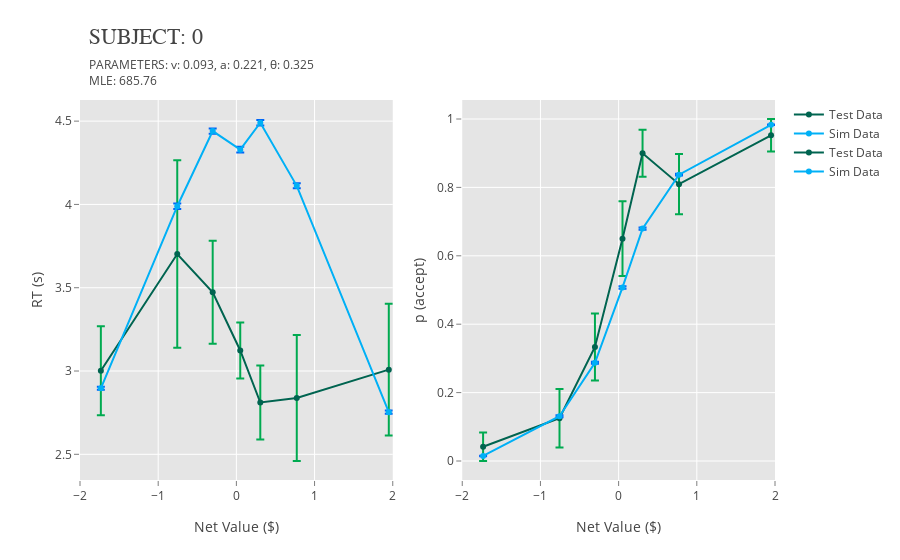
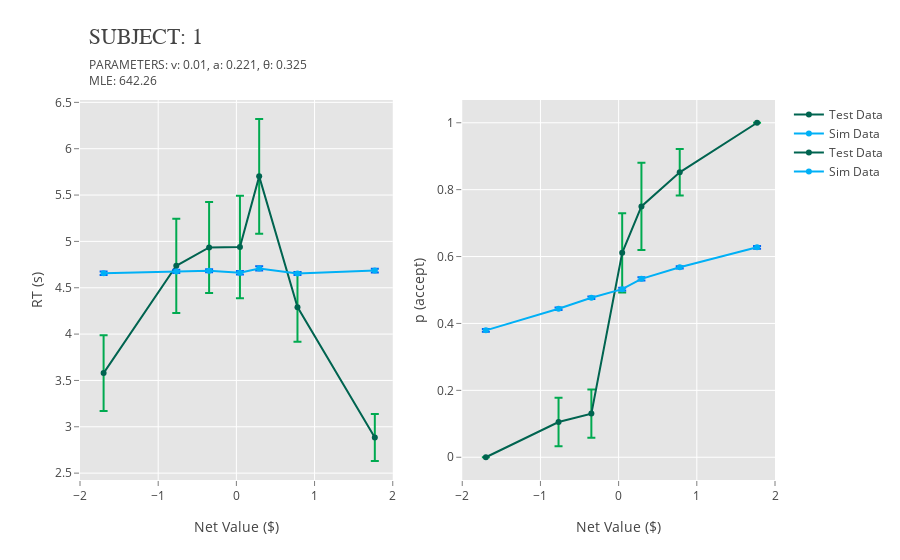
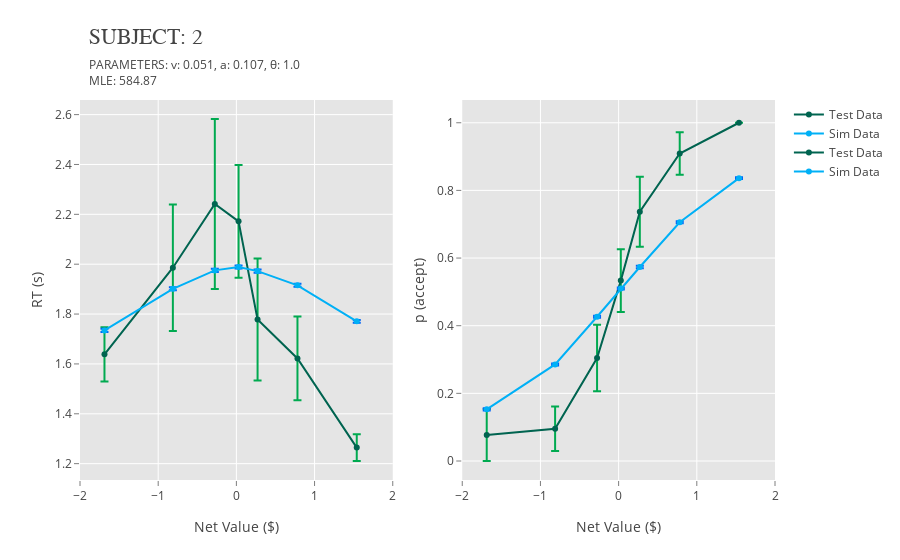
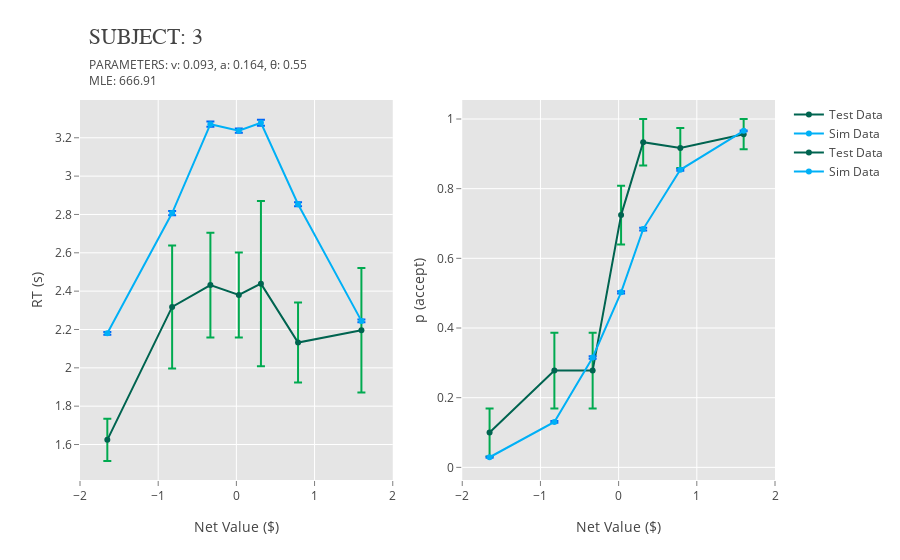

Notebook code for these charts, in order:
### Markdown cell above
# Plot All Individuals

### Code cell
for i in range(23):
    mplot.plotly_combined(i, subject_data, test_expdata, subj_params_df)

### Figure 1 — Plotly figure (JSON) as saved in the notebook; plotly's stock layout.template omitted (floating-point values rounded to 4 significant figures)
{"data": [{"error_y": {"array": [0.2669, 0.5626, 0.3093, 0.1677, 0.2225, 0.3784, 0.3959], "color": "rgb(0,170,80)", "type": "data", "visible": true}, "line": {"color": "rgb(0,100,80)"}, "mode": "lines+markers", "name": "Test Data", "type": "scatter", "x": [-1.733, -0.7562, -0.3029, 0.0495, 0.306, 0.7724, 1.95], "y": [3.002, 3.702, 3.472, 3.123, 2.811, 2.838, 3.008]}, {"error_y": {"array": [0.009055, 0.0168, 0.0155, 0.01685, 0.01693, 0.015, 0.009564], "color": "rgb(0,100,246)", "type": "data", "visible": true}, "line": {"color": "rgb(0,176,246)"}, "mode": "lines+markers", "name": "Sim Data", "type": "scatter", "x": [-1.733, -0.7562, -0.3029, 0.0495, 0.306, 0.7724, 1.95], "y": [2.896, 3.989, 4.44, 4.329, 4.49, 4.112, 2.753]}, {"error_y": {"array": [0.04167, 0.08539, 0.09829, 0.1094, 0.06882, 0.08781, 0.04762], "color": "rgb(0,170,80)", "type": "data", "visible": true}, "line": {"color": "rgb(0,100,80)"}, "mode": "lines+markers", "name": "Test Data", "type": "scatter", "x": [-1.733, -0.7562, -0.3029, 0.0495, 0.306, 0.7724, 1.95], "xaxis": "x2", "y": [0.04167, 0.125, 0.3333, 0.65, 0.9, 0.8095, 0.9524], "yaxis": "y2"}, {"error_y": {"array": [0.0007777, 0.002709, 0.003045, 0.003674, 0.003436, 0.002598, 0.0008895], "color": "rgb(0,100,246)", "type": "data", "visible": true}, "line": {"color": "rgb(0,176,246)"}, "mode": "lines+markers", "name": "Sim Data", "type": "scatter", "x": [-1.733, -0.7562, -0.3029, 0.0495, 0.306, 0.7724, 1.95], "xaxis": "x2", "y": [0.0147, 0.1308, 0.2873, 0.5075, 0.6795, 0.8371, 0.9831], "yaxis": "y2"}], "layout": {"annotations": [{"showarrow": false, "text": "PARAMETERS: v: 0.093, a: 0.221, θ: 0.325", "x": 0.01, "xref": "paper", "y": 1.12, "yref": "paper"}, {"showarrow": false, "text": "MLE: 685.76", "x": 0.01, "xref": "paper", "y": 1.08, "yref": "paper"}, {"font": {"family": "Arial, sans-serif", "size": 22}, "showarrow": false, "text": "SUBJECT: 0", "x": 0.01, "xref": "paper", "y": 1.2, "yref": "paper"}], "paper_bgcolor": "rgb(255,255,255)", "plot_bgcolor": "rgb(229,229,229)", "xaxis": {"domain": [0, 0.45], "gridcolor": "rgb(255,255,255)", "range": [-2, 2], "showgrid": true, "showline": false, "showticklabels": true, "tickcolor": "rgb(127,127,127)", "ticks": "outside", "title": "Net Value ($)", "zeroline": false}, "xaxis2": {"domain": [0.55, 1], "gridcolor": "rgb(255,255,255)", "range": [-2, 2], "showgrid": true, "showline": false, "showticklabels": true, "tickcolor": "rgb(127,127,127)", "ticks": "outside", "title": "Net Value ($)", "zeroline": false}, "yaxis1": {"anchor": "x1", "gridcolor": "rgb(255,255,255)", "range": [0], "showgrid": true, "showline": false, "showticklabels": true, "tickcolor": "rgb(127,127,127)", "ticks": "outside", "title": "RT (s)", "zeroline": false}, "yaxis2": {"anchor": "x2", "gridcolor": "rgb(255,255,255)", "range": [0], "showgrid": true, "showline": false, "showticklabels": true, "tickcolor": "rgb(127,127,127)", "ticks": "outside", "title": "p (accept)", "zeroline": false}}}

### Figure 2 — Plotly figure (JSON) as saved in the notebook; plotly's stock layout.template omitted (floating-point values rounded to 4 significant figures)
{"data": [{"error_y": {"array": [0.4081, 0.5085, 0.4915, 0.5531, 0.619, 0.3733, 0.2537], "color": "rgb(0,170,80)", "type": "data", "visible": true}, "line": {"color": "rgb(0,100,80)"}, "mode": "lines+markers", "name": "Test Data", "type": "scatter", "x": [-1.698, -0.7684, -0.3487, 0.04556, 0.2917, 0.7815, 1.771], "y": [3.579, 4.737, 4.934, 4.939, 5.702, 4.291, 2.885]}, {"error_y": {"array": [0.01961, 0.01807, 0.01636, 0.0185, 0.0228, 0.01505, 0.02026], "color": "rgb(0,100,246)", "type": "data", "visible": true}, "line": {"color": "rgb(0,176,246)"}, "mode": "lines+markers", "name": "Sim Data", "type": "scatter", "x": [-1.698, -0.7684, -0.3487, 0.04556, 0.2917, 0.7815, 1.771], "y": [4.656, 4.676, 4.684, 4.662, 4.709, 4.654, 4.685]}, {"error_y": {"array": [0, 0.07234, 0.0718, 0.1182, 0.1306, 0.06967, 0], "color": "rgb(0,170,80)", "type": "data", "visible": true}, "line": {"color": "rgb(0,100,80)"}, "mode": "lines+markers", "name": "Test Data", "type": "scatter", "x": [-1.698, -0.7684, -0.3487, 0.04556, 0.2917, 0.7815, 1.771], "xaxis": "x2", "y": [0, 0.1053, 0.1304, 0.6111, 0.75, 0.8519, 1], "yaxis": "y2"}, {"error_y": {"array": [0.004039, 0.003803, 0.003478, 0.003939, 0.00482, 0.00319, 0.004158], "color": "rgb(0,100,246)", "type": "data", "visible": true}, "line": {"color": "rgb(0,176,246)"}, "mode": "lines+markers", "name": "Sim Data", "type": "scatter", "x": [-1.698, -0.7684, -0.3487, 0.04556, 0.2917, 0.7815, 1.771], "xaxis": "x2", "y": [0.3794, 0.4442, 0.4769, 0.5025, 0.5334, 0.5678, 0.6277], "yaxis": "y2"}], "layout": {"annotations": [{"showarrow": false, "text": "PARAMETERS: v: 0.01, a: 0.221, θ: 0.325", "x": 0.01, "xref": "paper", "y": 1.12, "yref": "paper"}, {"showarrow": false, "text": "MLE: 642.26", "x": 0.01, "xref": "paper", "y": 1.08, "yref": "paper"}, {"font": {"family": "Arial, sans-serif", "size": 22}, "showarrow": false, "text": "SUBJECT: 1", "x": 0.01, "xref": "paper", "y": 1.2, "yref": "paper"}], "paper_bgcolor": "rgb(255,255,255)", "plot_bgcolor": "rgb(229,229,229)", "xaxis": {"domain": [0, 0.45], "gridcolor": "rgb(255,255,255)", "range": [-2, 2], "showgrid": true, "showline": false, "showticklabels": true, "tickcolor": "rgb(127,127,127)", "ticks": "outside", "title": "Net Value ($)", "zeroline": false}, "xaxis2": {"domain": [0.55, 1], "gridcolor": "rgb(255,255,255)", "range": [-2, 2], "showgrid": true, "showline": false, "showticklabels": true, "tickcolor": "rgb(127,127,127)", "ticks": "outside", "title": "Net Value ($)", "zeroline": false}, "yaxis1": {"anchor": "x1", "gridcolor": "rgb(255,255,255)", "range": [0], "showgrid": true, "showline": false, "showticklabels": true, "tickcolor": "rgb(127,127,127)", "ticks": "outside", "title": "RT (s)", "zeroline": false}, "yaxis2": {"anchor": "x2", "gridcolor": "rgb(255,255,255)", "range": [0], "showgrid": true, "showline": false, "showticklabels": true, "tickcolor": "rgb(127,127,127)", "ticks": "outside", "title": "p (accept)", "zeroline": false}}}

### Figure 3 — Plotly figure (JSON) as saved in the notebook; plotly's stock layout.template omitted (floating-point values rounded to 4 significant figures)
{"data": [{"error_y": {"array": [0.1088, 0.254, 0.3409, 0.2261, 0.2448, 0.1677, 0.05382], "color": "rgb(0,170,80)", "type": "data", "visible": true}, "line": {"color": "rgb(0,100,80)"}, "mode": "lines+markers", "name": "Test Data", "type": "scatter", "x": [-1.687, -0.8124, -0.2757, 0.028, 0.2711, 0.7814, 1.54], "y": [1.639, 1.986, 2.241, 2.172, 1.778, 1.622, 1.264]}, {"error_y": {"array": [0.006521, 0.006079, 0.006229, 0.005596, 0.006838, 0.006088, 0.005296], "color": "rgb(0,100,246)", "type": "data", "visible": true}, "line": {"color": "rgb(0,176,246)"}, "mode": "lines+markers", "name": "Sim Data", "type": "scatter", "x": [-1.687, -0.8124, -0.2757, 0.028, 0.2711, 0.7814, 1.54], "y": [1.734, 1.901, 1.975, 1.989, 1.972, 1.915, 1.771]}, {"error_y": {"array": [0.07692, 0.06564, 0.0981, 0.09264, 0.1038, 0.06273, 0], "color": "rgb(0,170,80)", "type": "data", "visible": true}, "line": {"color": "rgb(0,100,80)"}, "mode": "lines+markers", "name": "Test Data", "type": "scatter", "x": [-1.687, -0.8124, -0.2757, 0.028, 0.2711, 0.7814, 1.54], "xaxis": "x2", "y": [0.07692, 0.09524, 0.3043, 0.5333, 0.7368, 0.9091, 1], "yaxis": "y2"}, {"error_y": {"array": [0.003154, 0.003117, 0.003261, 0.002886, 0.003588, 0.003072, 0.002554], "color": "rgb(0,100,246)", "type": "data", "visible": true}, "line": {"color": "rgb(0,176,246)"}, "mode": "lines+markers", "name": "Sim Data", "type": "scatter", "x": [-1.687, -0.8124, -0.2757, 0.028, 0.2711, 0.7814, 1.54], "xaxis": "x2", "y": [0.1526, 0.2855, 0.4265, 0.51, 0.5736, 0.706, 0.8361], "yaxis": "y2"}], "layout": {"annotations": [{"showarrow": false, "text": "PARAMETERS: v: 0.051, a: 0.107, θ: 1.0", "x": 0.01, "xref": "paper", "y": 1.12, "yref": "paper"}, {"showarrow": false, "text": "MLE: 584.87", "x": 0.01, "xref": "paper", "y": 1.08, "yref": "paper"}, {"font": {"family": "Arial, sans-serif", "size": 22}, "showarrow": false, "text": "SUBJECT: 2", "x": 0.01, "xref": "paper", "y": 1.2, "yref": "paper"}], "paper_bgcolor": "rgb(255,255,255)", "plot_bgcolor": "rgb(229,229,229)", "xaxis": {"domain": [0, 0.45], "gridcolor": "rgb(255,255,255)", "range": [-2, 2], "showgrid": true, "showline": false, "showticklabels": true, "tickcolor": "rgb(127,127,127)", "ticks": "outside", "title": "Net Value ($)", "zeroline": false}, "xaxis2": {"domain": [0.55, 1], "gridcolor": "rgb(255,255,255)", "range": [-2, 2], "showgrid": true, "showline": false, "showticklabels": true, "tickcolor": "rgb(127,127,127)", "ticks": "outside", "title": "Net Value ($)", "zeroline": false}, "yaxis1": {"anchor": "x1", "gridcolor": "rgb(255,255,255)", "range": [0], "showgrid": true, "showline": false, "showticklabels": true, "tickcolor": "rgb(127,127,127)", "ticks": "outside", "title": "RT (s)", "zeroline": false}, "yaxis2": {"anchor": "x2", "gridcolor": "rgb(255,255,255)", "range": [0], "showgrid": true, "showline": false, "showticklabels": true, "tickcolor": "rgb(127,127,127)", "ticks": "outside", "title": "p (accept)", "zeroline": false}}}

### Figure 4 — Plotly figure (JSON) as saved in the notebook; plotly's stock layout.template omitted (floating-point values rounded to 4 significant figures)
{"data": [{"error_y": {"array": [0.1103, 0.3208, 0.2733, 0.2211, 0.4312, 0.2091, 0.3247], "color": "rgb(0,170,80)", "type": "data", "visible": true}, "line": {"color": "rgb(0,100,80)"}, "mode": "lines+markers", "name": "Test Data", "type": "scatter", "x": [-1.65, -0.8217, -0.3322, 0.03138, 0.314, 0.7888, 1.599], "y": [1.624, 2.318, 2.432, 2.38, 2.439, 2.132, 2.196]}, {"error_y": {"array": [0.00735, 0.01118, 0.01377, 0.01094, 0.0152, 0.009961, 0.007033], "color": "rgb(0,100,246)", "type": "data", "visible": true}, "line": {"color": "rgb(0,176,246)"}, "mode": "lines+markers", "name": "Sim Data", "type": "scatter", "x": [-1.65, -0.8217, -0.3322, 0.03138, 0.314, 0.7888, 1.599], "y": [2.18, 2.807, 3.271, 3.237, 3.278, 2.853, 2.245]}, {"error_y": {"array": [0.06882, 0.1086, 0.1086, 0.08447, 0.06667, 0.05763, 0.04348], "color": "rgb(0,170,80)", "type": "data", "visible": true}, "line": {"color": "rgb(0,100,80)"}, "mode": "lines+markers", "name": "Test Data", "type": "scatter", "x": [-1.65, -0.8217, -0.3322, 0.03138, 0.314, 0.7888, 1.599], "xaxis": "x2", "y": [0.1, 0.2778, 0.2778, 0.7241, 0.9333, 0.9167, 0.9565], "yaxis": "y2"}, {"error_y": {"array": [0.001187, 0.002513, 0.003481, 0.002953, 0.003814, 0.002282, 0.001195], "color": "rgb(0,100,246)", "type": "data", "visible": true}, "line": {"color": "rgb(0,176,246)"}, "mode": "lines+markers", "name": "Sim Data", "type": "scatter", "x": [-1.65, -0.8217, -0.3322, 0.03138, 0.314, 0.7888, 1.599], "xaxis": "x2", "y": [0.02901, 0.1305, 0.3155, 0.5024, 0.684, 0.8541, 0.966], "yaxis": "y2"}], "layout": {"annotations": [{"showarrow": false, "text": "PARAMETERS: v: 0.093, a: 0.164, θ: 0.55", "x": 0.01, "xref": "paper", "y": 1.12, "yref": "paper"}, {"showarrow": false, "text": "MLE: 666.91", "x": 0.01, "xref": "paper", "y": 1.08, "yref": "paper"}, {"font": {"family": "Arial, sans-serif", "size": 22}, "showarrow": false, "text": "SUBJECT: 3", "x": 0.01, "xref": "paper", "y": 1.2, "yref": "paper"}], "paper_bgcolor": "rgb(255,255,255)", "plot_bgcolor": "rgb(229,229,229)", "xaxis": {"domain": [0, 0.45], "gridcolor": "rgb(255,255,255)", "range": [-2, 2], "showgrid": true, "showline": false, "showticklabels": true, "tickcolor": "rgb(127,127,127)", "ticks": "outside", "title": "Net Value ($)", "zeroline": false}, "xaxis2": {"domain": [0.55, 1], "gridcolor": "rgb(255,255,255)", "range": [-2, 2], "showgrid": true, "showline": false, "showticklabels": true, "tickcolor": "rgb(127,127,127)", "ticks": "outside", "title": "Net Value ($)", "zeroline": false}, "yaxis1": {"anchor": "x1", "gridcolor": "rgb(255,255,255)", "range": [0], "showgrid": true, "showline": false, "showticklabels": true, "tickcolor": "rgb(127,127,127)", "ticks": "outside", "title": "RT (s)", "zeroline": false}, "yaxis2": {"anchor": "x2", "gridcolor": "rgb(255,255,255)", "range": [0], "showgrid": true, "showline": false, "showticklabels": true, "tickcolor": "rgb(127,127,127)", "ticks": "outside", "title": "p (accept)", "zeroline": false}}}
